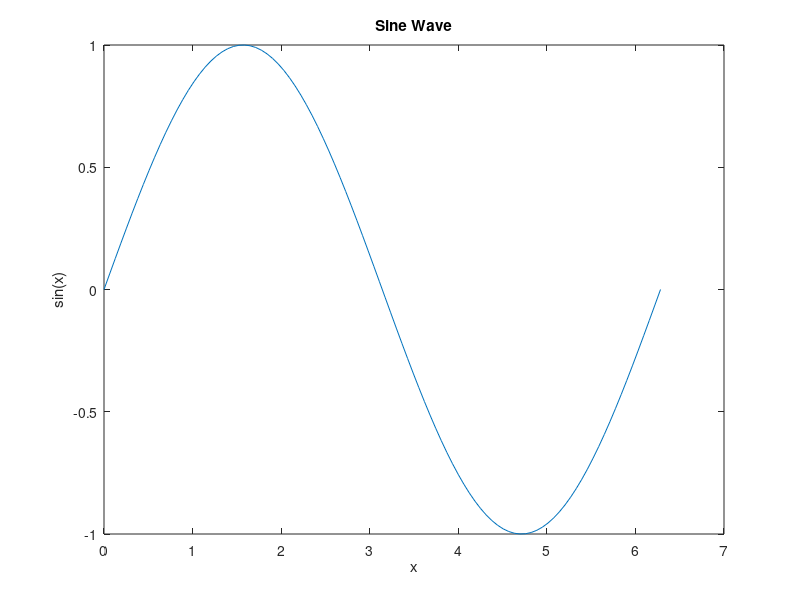

Recreate this plot in MATLAB.
% Lesson 2B: Programmer’s Toolbox
% Example 1: Using Built-In Functions
% Problem: Use MATLAB's built-in function mean to find the average of an array of numbers.
numbers = [4, 8, 15, 16, 23, 42];
average = mean(numbers)
%% Example 2: Polymorphism with Functions
% Problem: Use the sum function to add numbers in an array and see how it 
% behaves with different input types.
total1 = sum([1, 2, 3, 4])  % Output: 10
total2 = sum(1:1000)          % Output: 55
%% Example 3: Random Number Generation
% Problem: Generate a random number between 1 and 100.
randomNumber = randi([1, 100])
%% Example 4: Input/Output
% Problem: Get the user’s name and greet them.
name = input('Enter your name: ', 's');
fprintf('Hello, %s!\n', name)
%% Example 5: Plotting a Graph
% Problem: Plot a sine wave.
x = linspace(0, 2*pi, 100);
y = sin(x);
plot(x, y);
title('Sine Wave');
xlabel('x');
ylabel('sin(x)');